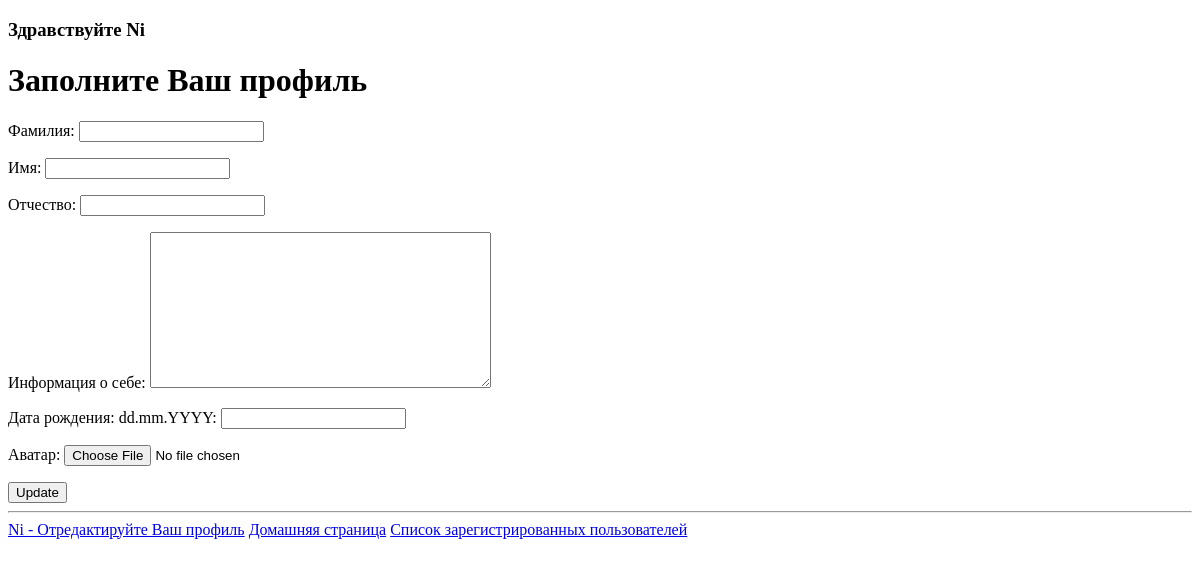
The page /accounts/update/ (signed in) on the database as committed earlier.
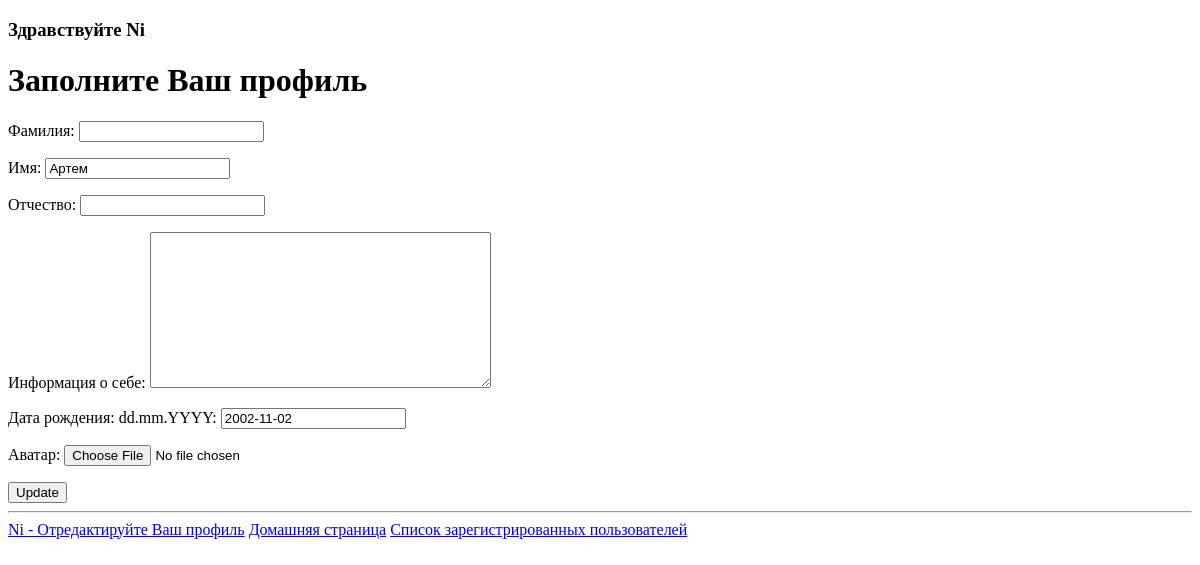
The same page on the database as committed later.
### accounts/models.py (models this page shows, shortened)
class Profile(models.Model):
    user = models.OneToOneField(User, on_delete=models.CASCADE)
    last_name = models.CharField('Фамилия', max_length=50, blank=True)
    first_name = models.CharField('Имя', max_length=50, blank=True)
    middle_name = models.CharField('Отчество', max_length=50, blank=True)
    bio = models.TextField('Информация о себе', max_length=500, blank=True)
    birth_date = models.DateField('Дата рождения: dd.mm.YYYY', null=True, blank=True)
    avatar = models.ImageField('Аватар', upload_to='users/%Y/%m/%d/', blank=True)

### accounts/views.py (the view)
# urls.py: path('update/', views.ProfileUpdateView.as_view(), name='update_profile'),
class ProfileUpdateView(LoginRequiredMixin, UpdateView):
    form_class = ProfileEditForm
    template_name = 'accounts/update.html'
    success_url = reverse_lazy('update_done')
    def get_object(self):
        return self.request.user.profile

### accounts/forms.py
class ProfileEditForm(forms.ModelForm):
    class Meta:
        model = Profile
        exclude = ['user']

### templates/accounts/update.html (shortened to what this page needs)
{% extends 'base.html' %}
{% block content %}
    {% if request.user.is_authenticated %}
        <h3>Здравствуйте {{ request.user.username }}</h3>
    {% endif %}
    <h1>Заполните Ваш профиль</h1>
    <form action="" method="post" enctype="multipart/form-data">
        {{ form.as_p }}
        <input type="submit" value="Update"/>
    </form>
{% endblock %}

Rows that differ between the two databases and show on the page:
now on this page (row edited): Profile: first_name "Артем", birth_date "2002-11-02"
